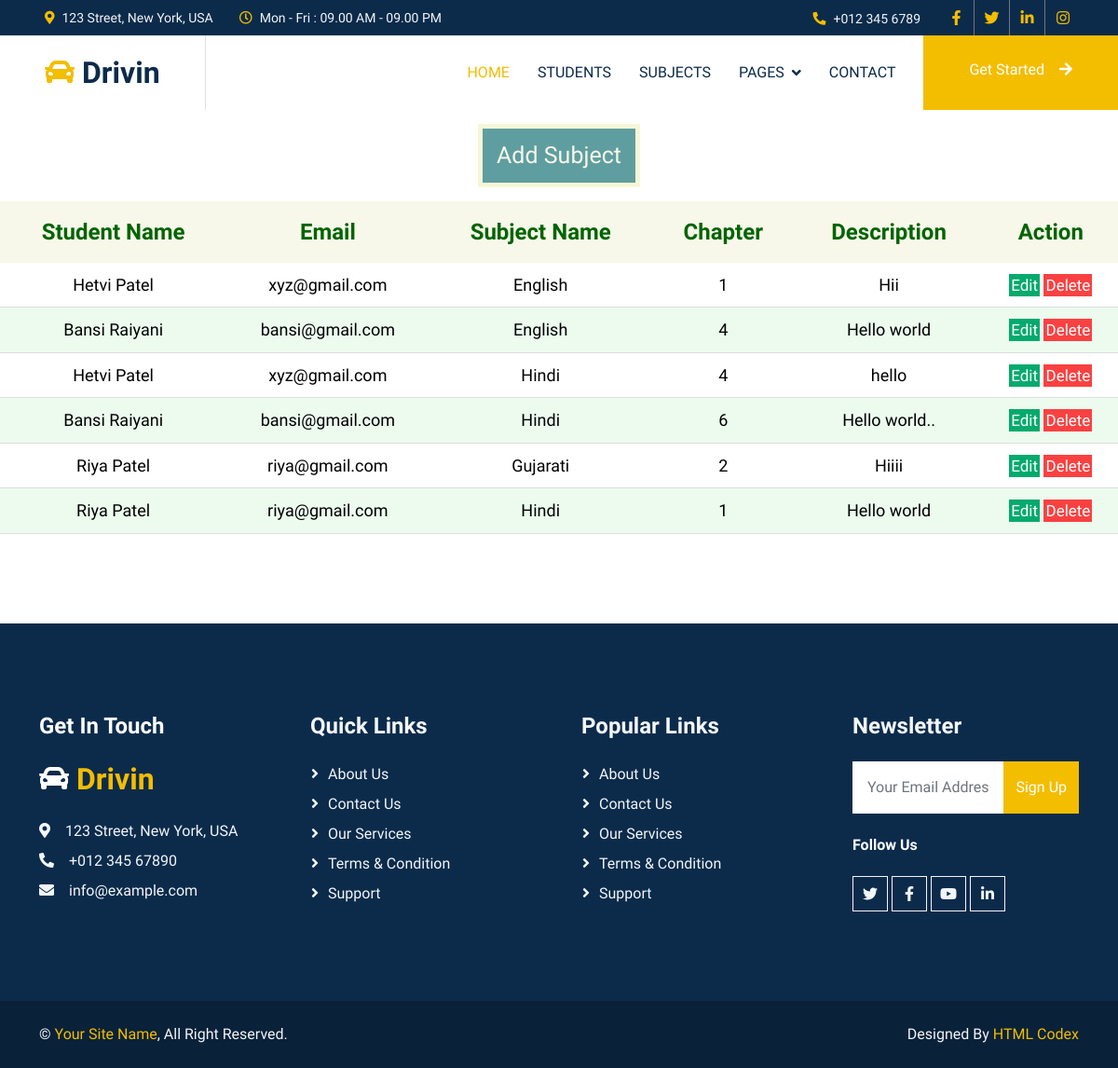
/showsubject, run on an earlier commit of the app's database.
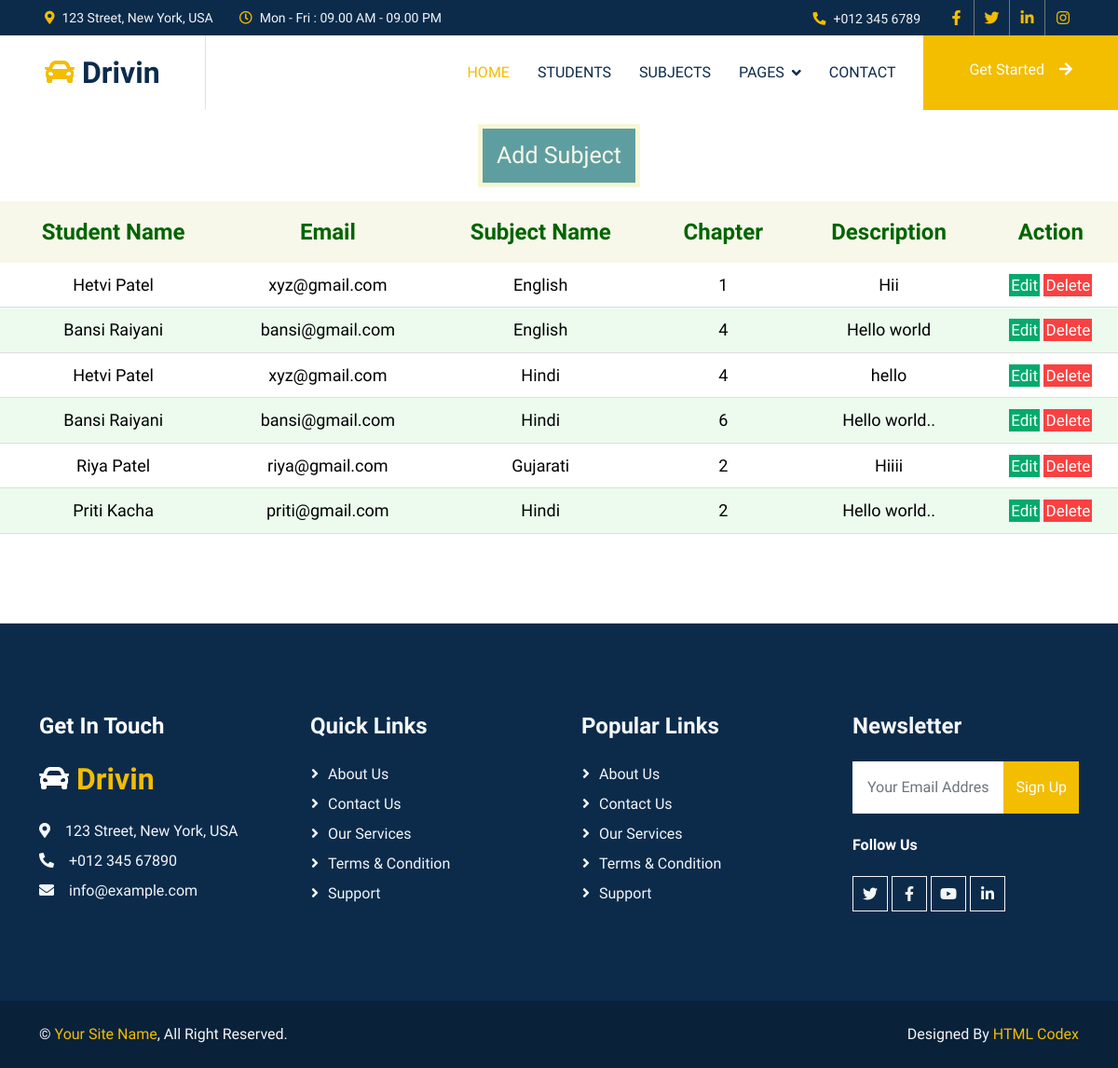
And on a later commit of the database.
### members/models.py (models this page shows)
class subject(models.Model):
    student_id=models.ForeignKey(to=student,on_delete=models.CASCADE)
    subjectname=models.CharField(max_length=100)
    chapter=models.IntegerField()
    description=models.TextField()

class student(models.Model):
    firstname=models.CharField(max_length=100,default="")
    lastname=models.CharField(max_length=100,default="")
    age=models.IntegerField(default=0)
    email=models.CharField(max_length=100,default="")
    phone=models.BigIntegerField(default=0)
    image=models.ImageField(upload_to="")

### members/views.py (the view)
# urls.py: path('showsubject', sub, name='showsubject'),
def sub(request):
  s1 = subject.objects.all()
  context ={
    's1' : s1
  }
  print(s1)
  for i in s1:
    print(i.student_id.firstname)
  return render(request,"showsubject.html",context)

### members/templates/showsubject.html (shortened to what this page needs)
{%  extends 'basefile.html' %}
{% block body %}
<html>
  <head>
    <body>
      <table>
          <div class="button-container">
           <a href="addsubject" class="button2">Add Subject</a>
          </div>
        <thead>
          <tr align="center">
            <th>Student Name</th>
            <th>Email</th>
            <th>Subject Name</th>
            <th>Chapter</th>
            <th>Description</th>
            <th>Action</th>
            </tr>
        </thead>
        <tbody>
        {%for x in s1%}
        <tr>
          <td>{{x.student_id.firstname}} {{x.student_id.lastname}}</td>
          <td>{{x.student_id.email}}</td>
          <td>{{x.subjectname}}</td>
          <td>{{x.chapter}}</td>
          <td>{{x.description}}</td>
          <td>
          <a href="editsubject/{{x.id}}" class="edit">Edit</a>
          <a href="deletesubject/{{x.id}}" class="button1" onclick="alert('Are you sure you want to delete this data ?')">Delete</a>
      </td>
        </tr>
        {% endfor %}
        </tbody>
      </table>
    </body>
    {% endblock %}

What changed in the data, as far as the page shows it:
changed subject: student_id.firstname "Riya" → "Priti"; student_id.lastname "Patel" → "Kacha"; student_id.email "riya@gmail.com" → "priti@gmail.com"; chapter "1" → "2"; description "Hello world" → "Hello world.."
